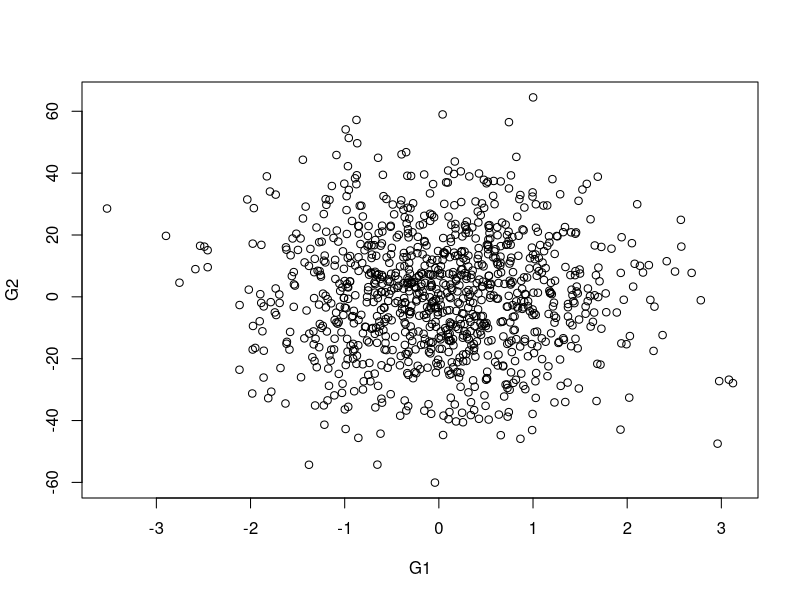
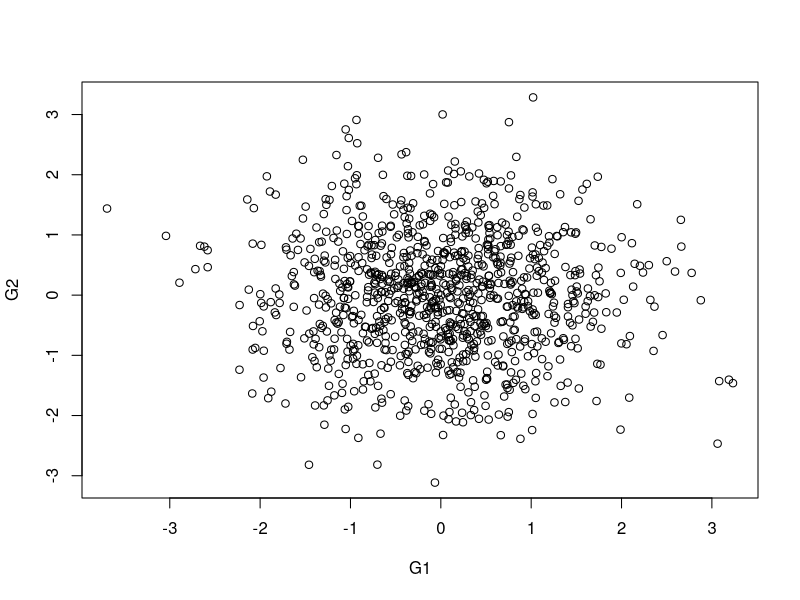
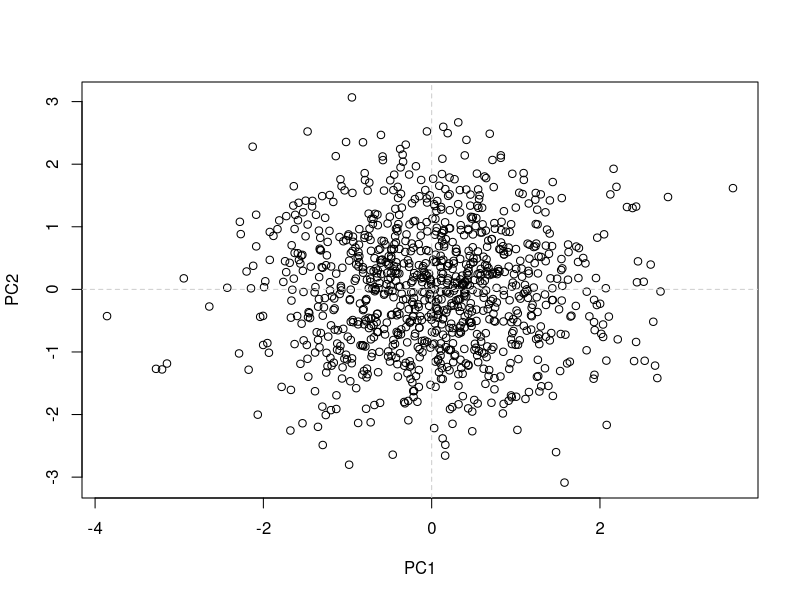
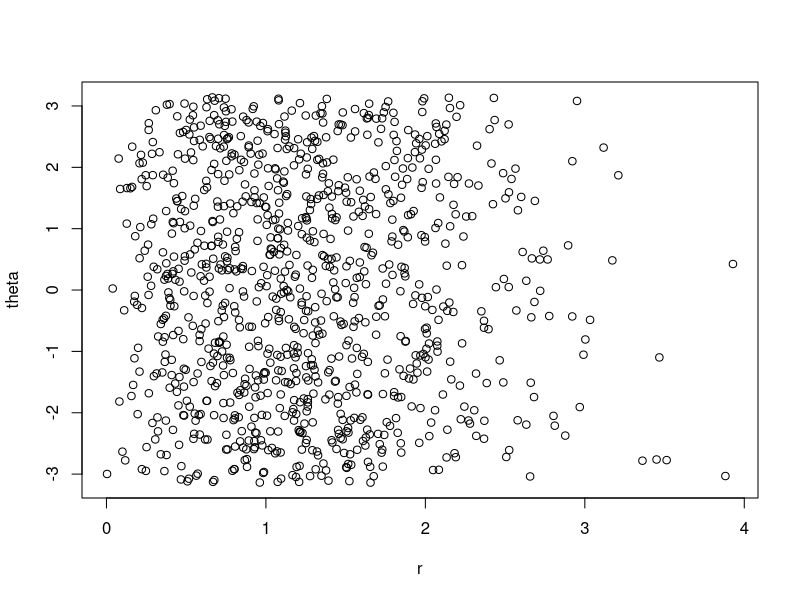
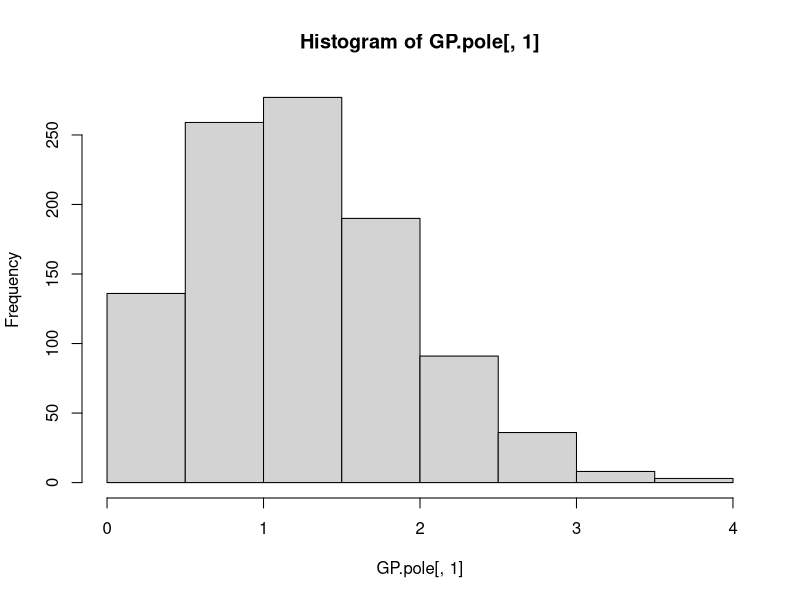
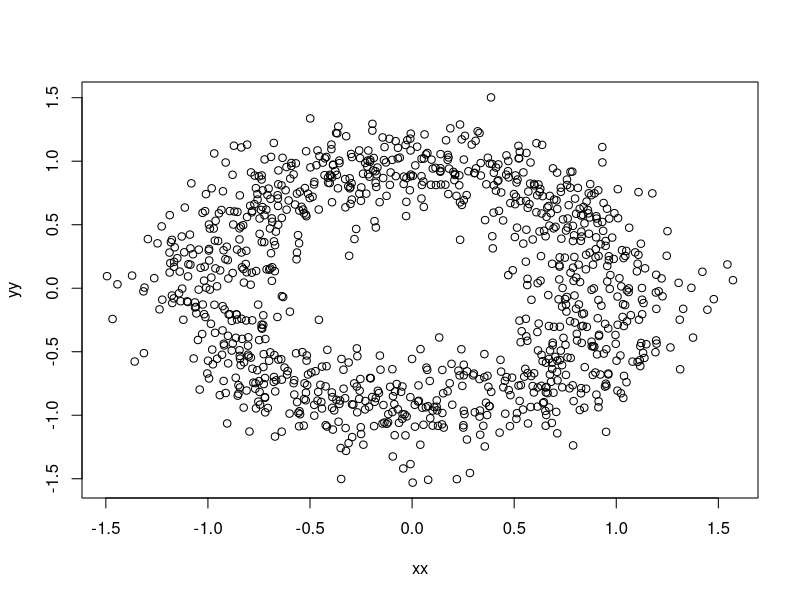
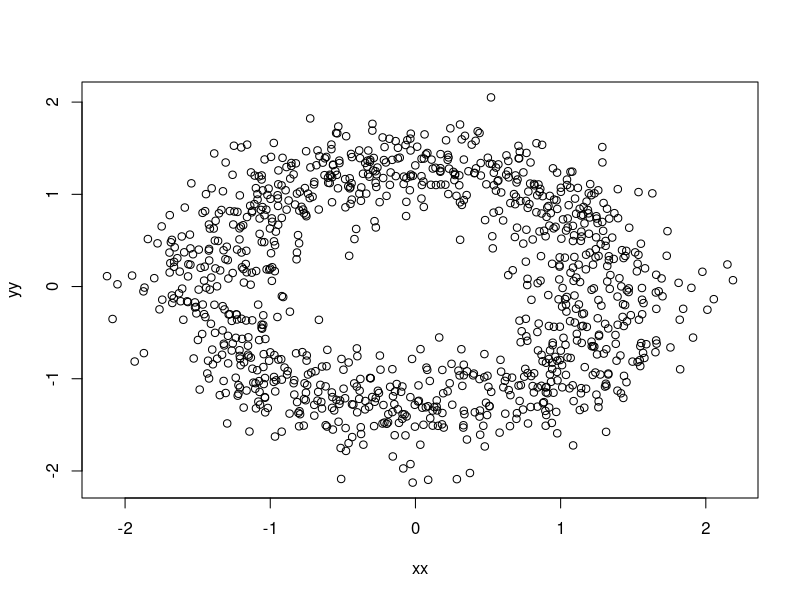
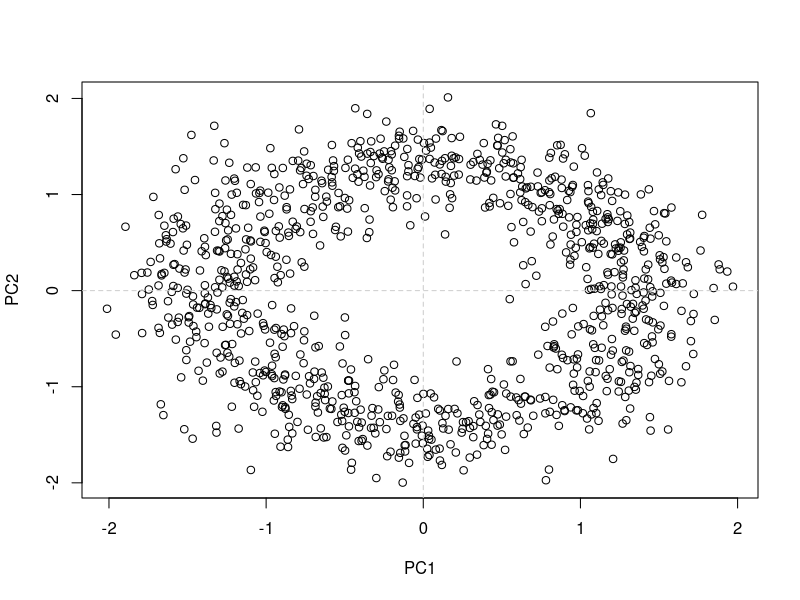

Source code (R) for these figures, in order:
library(matrixStats)

G1 <- rnorm(1000)
G2 <- rnorm(1000)*20
GP <- rbind(G1, G2)
plot(t(GP))
center.scale <- function(data)  (data - rowMeans(data)) / sqrt(rowVars(data))
GP.scaled <- center.scale( GP )
plot(t(GP.scaled))
pca <- prcomp(t(GP.scaled))
# pca$x = t(GP.scaled) %*% pca$rotation

pca.rotated <- t(GP.scaled) %*% pca$rotation
pca.rotated.scaled <- t( t(pca.rotated) / pca$sdev )
plot(pca.rotated.scaled)
abline(v=0,h=0,lty=2,col="grey80")

cart2pol <- function(data) {
  do.call(rbind, sapply(1:nrow(data), function(x) {
    r <- sqrt(data[x,1]^2 + data[x,2]^2)
    theta <- atan(data[x,2] / data[x,1])
    if(data[x,2]<0 & data[x,1]<0) {theta=theta-pi}
    if(data[x,2]>0 & data[x,1]<0) {theta=theta+pi}
    return(cbind(r, theta))
  }, simplify=F))
}

GP.pole <- cart2pol(pca.rotated.scaled)
plot(GP.pole)
hist(GP.pole[,1])

  ####
pol2cart <- function(data) {
  do.call(rbind, sapply(1:nrow(data), function(x) {
    xx <- data[x,1] * cos(data[x,2])
    yy <- data[x,1] * sin(data[x,2])
    return(cbind(xx, yy))
  }, simplify=F))
}

r <- rnorm(1000,1,0.2)
th <- runif(1000, -pi, pi)
circ <- t(pol2cart(cbind(r,th)))
plot(t(circ))
circ.scaled <- center.scale( circ )
plot(t(circ.scaled))
pca <- prcomp(t(circ.scaled))
pca.rotated <- t(circ.scaled) %*% pca$rotation
pca.rotated.scaled <- t( t(pca.rotated) / pca$sdev )
plot(pca.rotated.scaled)
abline(v=0,h=0,lty=2,col="grey80")
GP.pole <- cart2pol(pca.rotated.scaled)
plot(GP.pole)
hist(GP.pole[,1])
